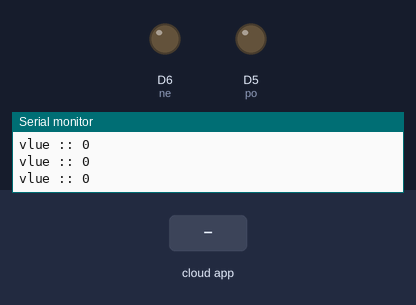
The sketch below on a simulated ESP8266 (NodeMCU). Parts: output pins drawn as LEDs (lit = HIGH), the last lines printed to the serial monitor. The inputs (shaded band) are chosen by the test bench. WiFi joins after 1.5 s; servers stay silent unless stated; the Firebase database answers and starts empty.

Above: at 2.8 s.
2.9 s: the phone or cloud app sets vlue to 1
At 3.3 s:
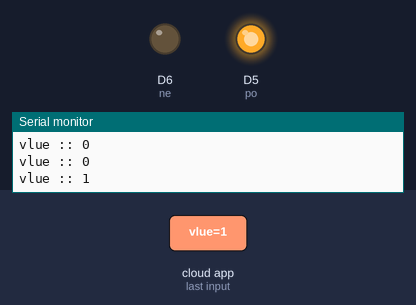
Timing chart, 0 to 6.2 s (numbered marks = the images above; inputs shaded):
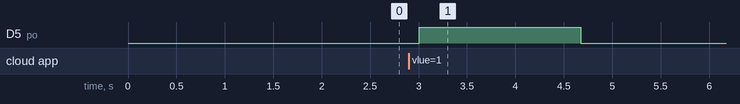

The sketch:

espwifi.ino
```cpp
#include <Arduino.h>
#include <ESP8266WiFi.h>
#include <Firebase_ESP_Client.h>

void connetWIFI(void);

//Provide the token generation process info.
#include "addons/TokenHelper.h"
//Provide the RTDB payload printing info and other helper functions.
#include "addons/RTDBHelper.h"

// Insert your network credentials
#define WIFI_SSID "Nishant"
#define WIFI_PASSWORD "lconnect"

#define po D5
#define ne D6


// const char* WIFI_SSID="realme Pad X";
// const char* password = "abcd1234";


// Insert Firebase project API Key
#define API_KEY "_____________________"

// Insert RTDB URLefine the RTDB URL */
#define DATABASE_URL "___________________.firebaseio.com/"

//Define Firebase Data object
FirebaseData fbdo;

FirebaseAuth auth;
FirebaseConfig config;

//some importent variables
String sValue;
int value;


bool signupOK = false;


void connetWIFI() {
  Serial.println();
  Serial.print("Wifi connecting to ");
  Serial.println(WIFI_SSID);

  WiFi.begin(WIFI_SSID, WIFI_PASSWORD);

  Serial.println();
  Serial.print("Connecting");

  while (WiFi.status() != WL_CONNECTED) {
    delay(500);
    Serial.print(".");
  }

  Serial.println();

  Serial.println("Wifi Connected Success!");
  Serial.print("NodeMCU IP Address : ");
  Serial.println(WiFi.localIP());
  Serial.println();
  Serial.print("NodeMCU mac Address : ");
  Serial.println(WiFi.macAddress());
}

void dd(int quan){
  int x = quan / 20;
  int error = x * 2;
  quan -= error;
  int to_time = (quan * 1666);
      digitalWrite(po,HIGH);
      digitalWrite(ne,LOW);
      delay(to_time);
      digitalWrite(po,LOW);

}

void setup() {
   // motor variable
  pinMode(po, OUTPUT);
  pinMode(ne, OUTPUT);

  Serial.begin(115200);
  connetWIFI();


  /* Assign the api key (required) */
  config.api_key = API_KEY;

  /* Assign the RTDB URL (required) */
  config.database_url = DATABASE_URL;

  /* Sign up */
  if (Firebase.signUp(&config, &auth, "", "")) {
    Serial.println("ok");
    signupOK = true;
  } else {
    Serial.printf("%s\n", config.signer.signupError.message.c_str());
  }

  /* Assign the callback function for the long running token generation task */
  config.token_status_callback = tokenStatusCallback;  //see addons/TokenHelper.h

  Firebase.begin(&config, &auth);
  Firebase.reconnectWiFi(true);

  // data updated
  updateData("0");


}


void readData() {
  if (Firebase.ready() && signupOK) {
    if (Firebase.RTDB.getString(&fbdo, "/vlue")) {
      if (fbdo.dataType() == "string") {
        sValue = fbdo.to<String>();
        value = sValue.toInt();
      }
    } else {
      Serial.println("error in reading");
      Serial.println(fbdo.errorReason());
    }
  }
}

void updateData(String a) {
  if (Firebase.ready() && signupOK) {
    if (Firebase.RTDB.setString(&fbdo, "/vlue", a)) {
      Serial.println("value updated!!");
    }
  }
}

void printData() {
  Serial.print("vlue :: ");
  Serial.print(value);
  Serial.println();
}


void quickDispence(int a) {
  if (a == -1) {
    dd(50);
    Serial.println("quick despence 50ml");
  } else if (a == -2) {
    dd(50);
    Serial.println("quick despence 50ml");
  } else if (a == -3) {
    dd(75);
    Serial.println("quick despence 75ml");
  }
  updateData("0");
}

void scrlDispence(int a) {
    dd(a);
    Serial.print("dispensing ");
    Serial.print(a);
    Serial.println("ml via scroll method in normal speed");
  updateData("0");
}

void loop() {
  readData();
  printData();
  if (value != 0) {
    if (value < 0) quickDispence(value);
    else scrlDispence(value);
  }
}
```

Measured:
- after the input at 2.9 s, D5 (po): LOW → HIGH after 0.11 s, → LOW 1.7 s later
